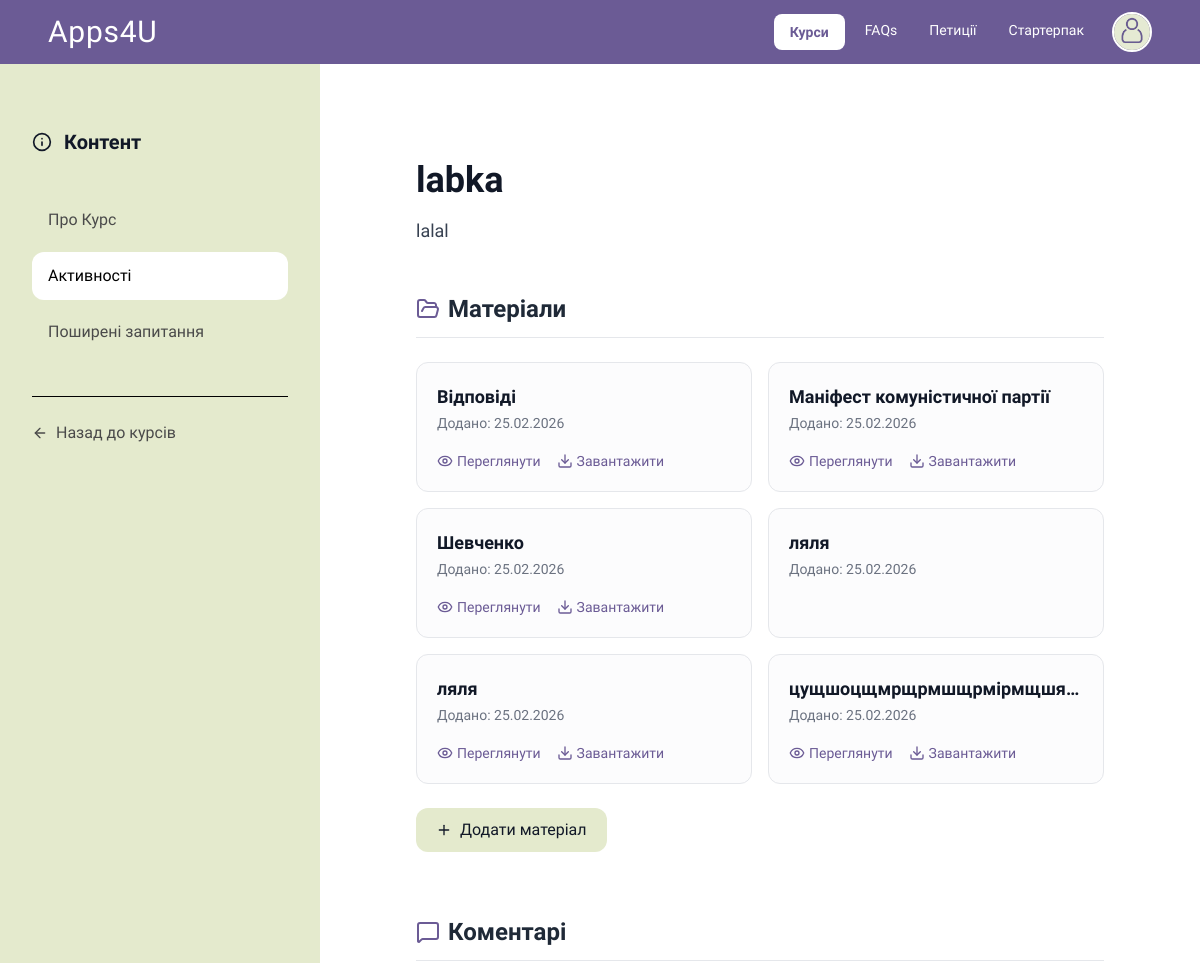
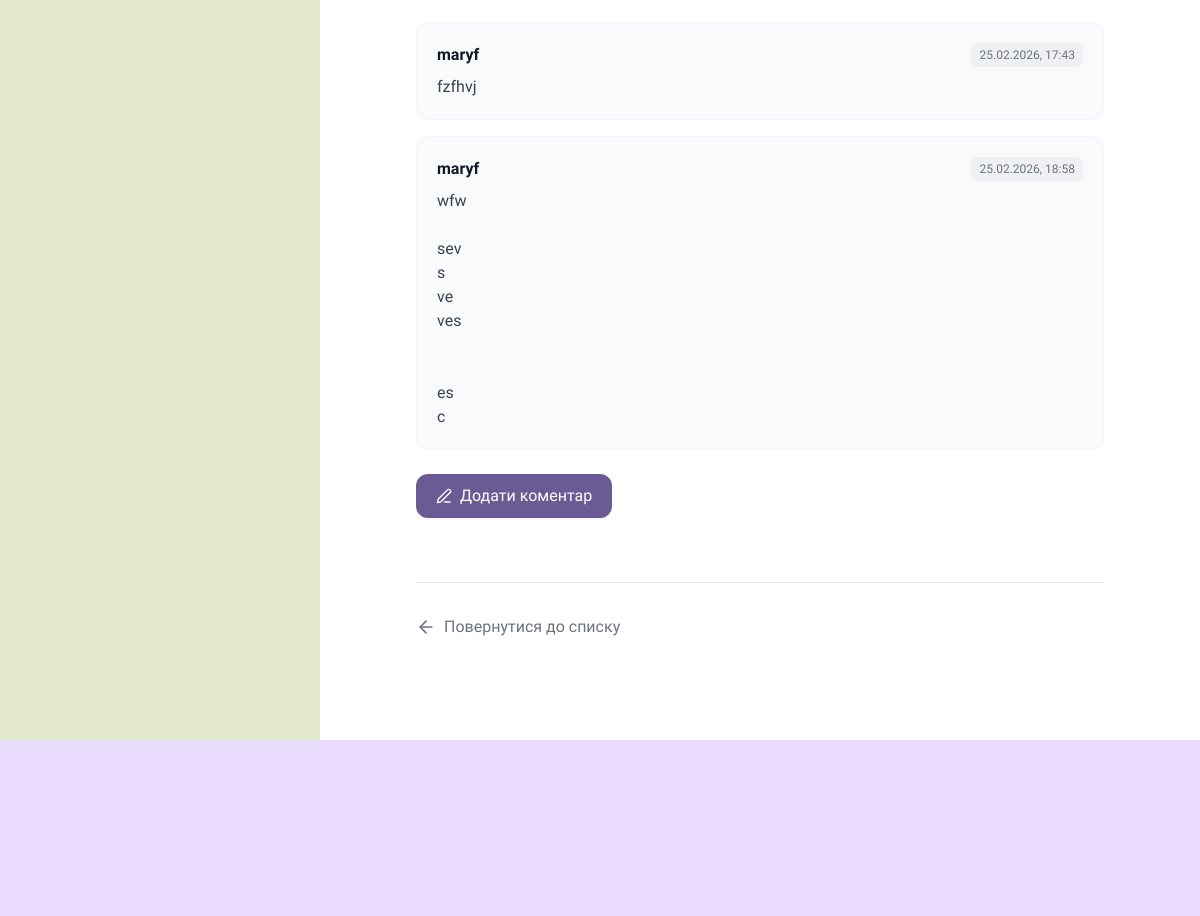
Screenshot of /сourses/1/activities/1 (signed in) with the database file from the repository (2 pictures, top to bottom).
### users/models.py (models this page shows, shortened)
class Profile(models.Model):
    YEAR_CHOICES = [
        (1, 'перший курс'),
        (2, 'другий курс'),
        (3, 'третій курс'),
        (4, 'четвертий курс'),
    ]
    MAJOR_CHOICES = [
        ('CS', "Комп'ютерні Науки"),
        ('RO', 'Робототехніка'),
        ('DA', 'ІТ та Аналітика Рішень'),
    ]
    user = models.OneToOneField(User, on_delete=models.CASCADE)
    about = models.TextField(max_length=500,blank=True)
    icon = models.ImageField(upload_to='profile_pics/', default='profile_pics/default.jpg')
    major = models.CharField(
        max_length=2,
        choices=MAJOR_CHOICES,
        default='NONE'
    )
    year_of_study = models.IntegerField(
        choices=YEAR_CHOICES,
        default=0,
        verbose_name="Current Course Year"
    )

### courses/models.py (models this page shows, shortened)
class Activity(models.Model):
    course = models.ForeignKey(Course, on_delete=models.CASCADE)
    activity_text = models.CharField(max_length=200)
    pub_date = models.DateTimeField("date published")
    description = models.TextField(blank=True)

class Material(models.Model):
    activity = models.ForeignKey(Activity, related_name='materials', on_delete=models.CASCADE)
    name = models.CharField(max_length=100)
    upload = models.FileField(upload_to='activity_materials/', null=True, blank=True)
    uploaded_at = models.DateTimeField(auto_now_add=True)

class Comment(models.Model):
    post = models.ForeignKey(Activity, on_delete=models.CASCADE, related_name="comments")
    name = models.CharField(max_length=200)
    body = models.TextField()
    date_added = models.DateTimeField(auto_now_add=True)

### courses/views.py (called while the page is built)
@login_required
def activity_detail(request, course_slug, activity_id):
    course = get_object_or_404(Course, slug=course_slug)
    activity = get_object_or_404(Activity, id=activity_id)
    return render(request, 'activities/detail_activity.html', {
        'course': course,
        'activity': activity,
    })

### courses/templates/activities/detail_activity.html (shortened to what this page needs)
{% load static %}
<!DOCTYPE html>
<html lang="uk">
<head>
    <script src="https://cdn.tailwindcss.com"></script>
</head>
<body class="min-h-screen flex flex-col bg-white">
    <header class="bg-[#6B5B95] text-white h-16 py-2 px-6 md:px-12 flex items-center justify-between fixed top-0 left-0 w-full z-50">
        <div class="text-3xl tracking-wide font-logo flex-shrink-0">
            <a href="{% url 'home' %}">Apps4U</a>
        </div>
        <div class="flex items-center space-x-4">
            <nav class="hidden md:flex space-x-2">
                <a href="{% url 'course_list' %}"
                class="px-4 py-2 text-sm rounded-lg transition-all duration-200 bg-white text-[#6B5B95] font-bold">
                Курси
                </a>
                <a href="{% url 'faq_list' %}" class="px-3 py-1.5 text-sm hover:text-gray-200 transition">FAQs</a>
                <a href="#" class="px-3 py-1.5 text-sm hover:text-gray-200 transition">Петиції</a>
                <a href="{% url 'starter_pack' %}" class="px-3 py-1.5 text-sm hover:text-gray-200 transition">Стартерпак</a>
            </nav>
            <a href="{% url 'profile' %}" class="group flex items-center">
                <div class="w-10 h-10 rounded-full overflow-hidden border-2 border-white group-hover:border-[#E0E8D0] transition-colors duration-300">
                    <img src="{{ user.profile.icon.url }}" alt="Profile Picture" class="w-full h-full object-cover">
                </div>
            </a>
        </div>
    </header>
    <div class="flex-grow pt-16 flex flex-col md:flex-row">
        <aside class="w-full md:w-[320px] bg-[#E4EACD] flex-shrink-0 p-8 flex flex-col gap-6">
            <div class="flex items-center gap-3 font-semibold text-gray-900 mt-4 md:mt-8">
                <i data-lucide="info" class="w-5 h-5"></i>
                <span class="text-xl">Контент</span>
            </div>
            <nav class="flex flex-col gap-2 mt-4">
                <a href="{% url 'course_detail' course.slug %}" class="text-[#4A4A4A] hover:bg-white/60 px-4 py-3 rounded-xl text-[16px] transition">
                    Про Курс
                </a>
                <a href="{% url 'course_activities' course.slug %}" class="bg-white text-black px-4 py-3 rounded-xl text-[16px]">
                    Активності
                </a>
                <a href="{% url 'course_faq' course.slug %}" class="text-[#4A4A4A] hover:bg-white/60 px-4 py-3 rounded-xl text-[16px] transition">
                    Поширені запитання
                </a>
                <div class="mt-8 border-t border-black pt-6">
                    <a href="{% url 'course_list' %}" class="text-[#4A4A4A] hover:text-black text-[16px] flex items-center gap-2 transition">
                        <i data-lucide="arrow-left" class="w-4 h-4"></i> Назад до курсів
                    </a>
                </div>
            </nav>
        </aside>
        <main class="flex-1 bg-white p-8 md:p-16 lg:p-24 max-w-5xl mx-auto">
            <div class="mb-12">
                <h1 class="text-3xl md:text-4xl font-bold text-gray-900 mb-4">{{ activity.activity_text }}</h1>
                <p class="text-lg text-gray-700 leading-relaxed">{{ activity.description }}</p>
            </div>
            <div class="mb-16">
                <h2 class="text-2xl font-bold text-gray-800 border-b border-gray-200 pb-3 mb-6 flex items-center gap-2">
                    <i data-lucide="folder-open" class="w-6 h-6 text-[#6B5B95]"></i> Матеріали
                </h2>
                <div class="grid grid-cols-1 md:grid-cols-2 gap-4 mb-6">
                    {% for material in activity.materials.all %}
                    <div class="border border-gray-200 rounded-xl p-5 hover:shadow-md transition bg-gray-50/50 flex flex-col justify-between group">
                        <div class="mb-4">
                            <span class="font-semibold text-lg text-gray-900 block truncate" title="{{ material.name }}">{{ material.name }}</span>
                            <span class="text-sm text-gray-500">Додано: {{ material.uploaded_at|date:"d.m.Y" }}</span>
                        </div>
                        <div class="flex items-center gap-4">
                            {% if material.upload %}
                                <a href="{{ material.upload.url }}" target="_blank" class="flex items-center gap-1 text-sm font-medium text-[#6B5B95] hover:text-black transition">
                                    <i data-lucide="eye" class="w-4 h-4"></i> Переглянути
                                </a>
                                <a href="{{ material.upload.url }}" download class="flex items-center gap-1 text-sm font-medium text-[#6B5B95] hover:text-black transition">
                                    <i data-lucide="download" class="w-4 h-4"></i> Завантажити
                                </a>
                            {% endif %}
                        </div>
                    </div>
                    {% empty %}
                    <div class="col-span-full bg-gray-50 rounded-xl p-6 text-center text-gray-500 border border-dashed border-gray-300">
                        <i data-lucide="file-x-2" class="w-8 h-8 mx-auto mb-2 opacity-50"></i>
                        <p>Матеріали поки що відсутні.</p>
                    </div>
                    {% endfor %}
                </div>
                <a href="{% url 'add_material' activity.course.slug activity.id %}" class="inline-flex items-center gap-2 px-5 py-2.5 bg-[#E4EACD] text-gray-900 font-medium rounded-xl hover:bg-[#d4ddb3] transition">
                    <i data-lucide="plus" class="w-4 h-4"></i> Додати матеріал
                </a>
            </div>
            <div class="mb-12">
                <h2 class="text-2xl font-bold text-gray-800 border-b border-gray-200 pb-3 mb-6 flex items-center gap-2">
                    <i data-lucide="message-square" class="w-6 h-6 text-[#6B5B95]"></i> Коментарі
                </h2>
                <div class="space-y-4 mb-6">
                    {% for comment in activity.comments.all %}
                    <div class="bg-gray-50 border border-gray-100 rounded-xl p-5 hover:bg-white hover:border-gray-200 transition hover:shadow-sm">
                        <div class="flex justify-between items-start mb-2">
                            <strong class="text-gray-900 font-bold">{{ comment.name }}</strong>
                            <span class="text-xs text-gray-500 bg-gray-200/50 px-2 py-1 rounded-md">{{ comment.date_added|date:"d.m.Y, H:i" }}</span>
                        </div>
                        <p class="text-gray-700 whitespace-pre-line">{{ comment.body }}</p>
                    </div>
                    {% empty %}
                    <p class="text-gray-500 italic px-2">Поки що немає коментарів. Будь першим!</p>
                    {% endfor %}
                </div>
                <a href="{% url 'add_comment' course_slug=course.slug activity_id=activity.id %}" class="inline-flex items-center gap-2 px-5 py-2.5 bg-[#6B5B95] text-white font-medium rounded-xl hover:bg-[#524575] shadow-sm transition">
                    <i data-lucide="pen-line" class="w-4 h-4"></i> Додати коментар
                </a>
            </div>
            <div class="border-t border-gray-200 pt-8 mt-16">
                <a href="{% url 'course_activities' activity.course.slug %}" class="inline-flex items-center gap-2 text-gray-500 hover:text-[#000000] font-medium transition group">
                    <i data-lucide="arrow-left" class="w-5 h-5 transition-transform"></i>
                    Повернутися до списку
                </a>
            </div>
        </main>
    </div>
<footer class="bg-[#EADDFF] pt-12 pb-32 px-6 md:px-20">
</footer>

### courses/templates/activities/detail_activity.html (style rules this page uses)
body { font-family: 'SN Pro', sans-serif; }
.font-logo { font-family: 'Russo One', sans-serif; }

### rows the page displays
Activity: activity_text "labka", description "lalal"
Material: name "Відповіді", uploaded_at "25.02.2026"
Material: name "Маніфест комуністичної партії", uploaded_at "25.02.2026"
Material: name "Шевченко", uploaded_at "25.02.2026"
Material: name "ляля", uploaded_at "25.02.2026"
Material: name "ляля", uploaded_at "25.02.2026"
Material: name "цущшоцщмрщрмшщрмірмщшя…", uploaded_at "25.02.2026"
Comment: name "maryf", date_added "25.02.2026, 17:43", body "fzfhvj"
Comment: name "maryf", date_added "25.02.2026, 18:58", body "wfw sev s ve ves es c"
